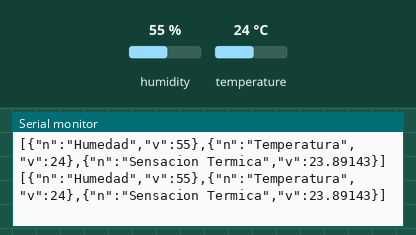
Bench run of a sketch on a simulated Arduino Uno, built with avr-gcc and run on an emulated ATmega328P. On the bench: the last lines printed to the serial monitor. The test bench sets the inputs (shaded band); at power-on: humidity 55 %, temperature 24 °C.

Above: at 4.8 s.
4.9 s: humidity set to 22 %
At 7.1 s:
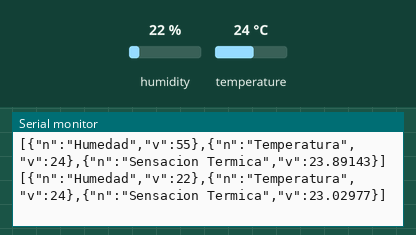
7.9 s: temperature set to 12 °C
At 9.5 s:
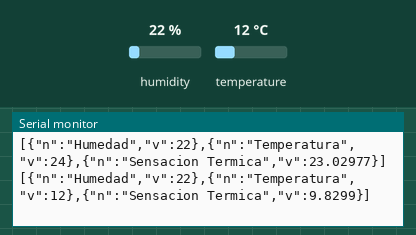
14.4 s: humidity set to 40 %
At 15.3 s:
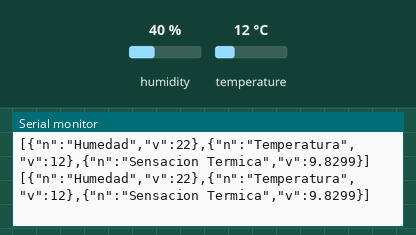
Timing chart, 0 to 17.4 s (numbered marks = the images above; inputs shaded):
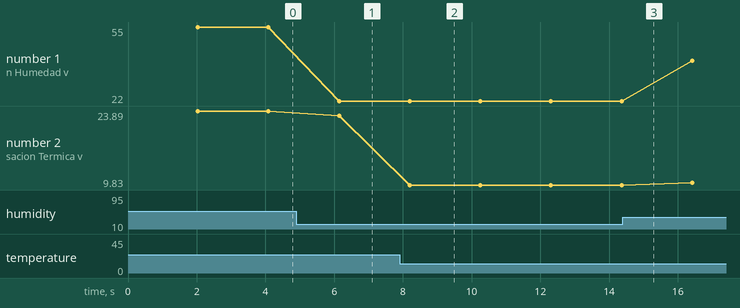

The sketch:

DHTSerial.ino
```cpp
#include <DHT.h>
#include<ArduinoJson.h>
#define DHTPIN 2
#define DHTTYPE DHT11
#define maxMediciones 3

const int espera = 2000;
const size_t bufferSize = JSON_ARRAY_SIZE(maxMediciones) + maxMediciones*JSON_OBJECT_SIZE(2);
const char cadHumedad[]="Humedad";
const char cadTemperatura[]="Temperatura";
const char cadSensacionTermica[]="Sensacion Termica";
DynamicJsonBuffer jsonBuffer(bufferSize);
DHT dht(DHTPIN, DHTTYPE);

void setup() {
  Serial.begin(9600);
  dht.begin();
  DynamicJsonBuffer jsonBuffer(bufferSize);
}

void loop() {
  delay(espera);

  float h = dht.readHumidity();
  float t = dht.readTemperature();
  if (verificarMediciones(h,t)) {
    Serial.println("Error obteniendo los datos del sensor DHT11");
    return;
  }
  // Calcular el índice de calor en grados centígrados
  float hic = dht.computeHeatIndex(t, h, false);

  //String cadena = armarCadena(h, t, hic);
  //Serial.println(cadena);
  enviarJsonPorSerial(h,t,hic);
  Serial.println();
}

String armarCadena(float humedad, float temperatura, float indiceCalor){
  //Armo parte de humedad;
  String cadena = "Humedad: ";
  cadena.concat(humedad);
  cadena.concat(" %\tTemperatura: ");

  //Armo la temperatura
  cadena.concat(temperatura);
  cadena.concat(" *C\tÍndice de calor: ");

  //Armo el indice de calor
  cadena.concat(indiceCalor);
  cadena.concat(" *C");

  return cadena;
}

bool verificarMediciones(float humedad, float temperatura){
  return isnan(humedad) || isnan(temperatura);
}

void enviarJsonPorSerial(float humedad, float temperatura, float indiceCalor){
  JsonArray& mediciones = jsonBuffer.createArray();

  JsonObject& mediciones_0 = mediciones.createNestedObject();
  mediciones_0["n"] = cadHumedad;
  mediciones_0["v"] = humedad;

  JsonObject& mediciones_1 = mediciones.createNestedObject();
  mediciones_1["n"] = cadTemperatura;
  mediciones_1["v"] = temperatura;

  JsonObject& mediciones_2 = mediciones.createNestedObject();
  mediciones_2["n"] = cadSensacionTermica;
  mediciones_2["v"] = indiceCalor;

  //mediciones.prettyPrintTo(Serial);
  mediciones.printTo(Serial);
  jsonBuffer.clear();
}
```

Measured:
- after the input at 4.9 s, the serial monitor: prints a new line after 1.2 s (image 1)
- after the input at 7.9 s, the serial monitor: prints a new line after 0.30 s (image 2)
- plotted number 1: 55 → 22 after the input at 4.9 s, 22 → 40 after the input at 14.4 s
- plotted number 2: 23.89 → 23.03 after the input at 4.9 s, 23.03 → 9.83 after the input at 7.9 s, 9.83 → 10.3 after the input at 14.4 s
